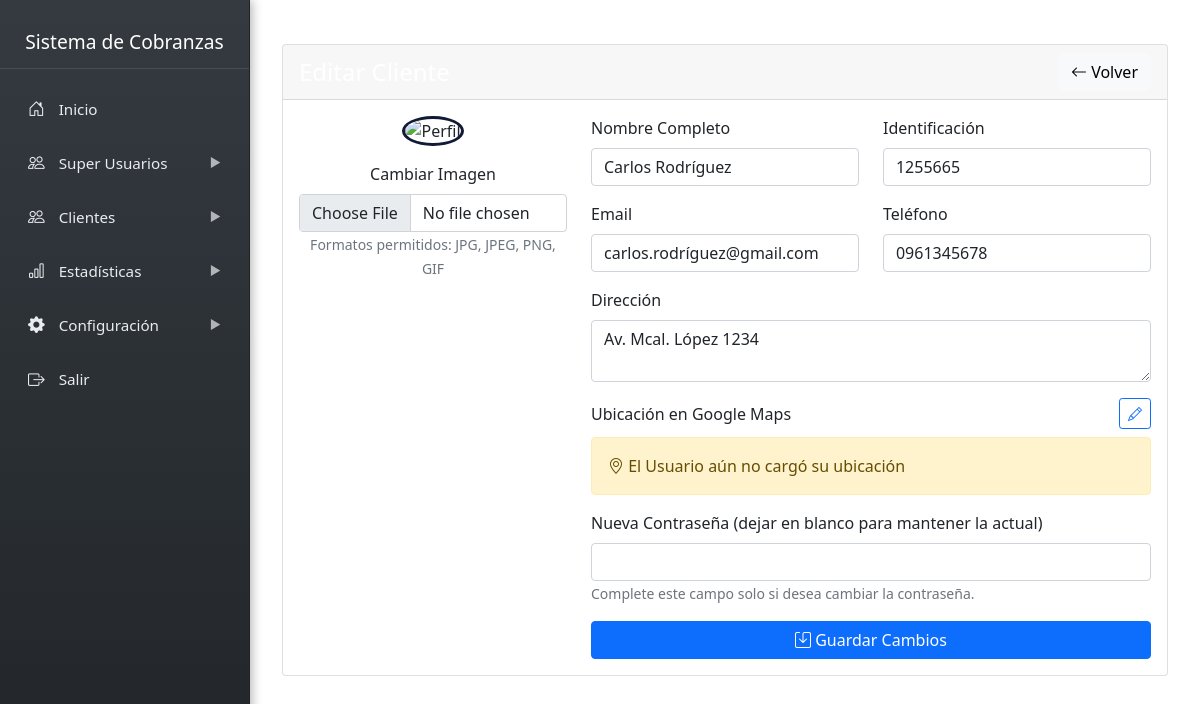
The page /admin/sidebar/clientes/editar_cliente.php?id=13 on the database its author committed.
### tables this page shows
CREATE TABLE `clientes` (
  `id` int NOT NULL,
  `nombre` varchar(200) NOT NULL,
  `identificacion` varchar(20) DEFAULT NULL,
  `direccion` text,
  `ubicacion_link` text,
  `telefono` varchar(20) DEFAULT NULL,
  `email` varchar(100) DEFAULT NULL,
  `created_at` timestamp NULL DEFAULT CURRENT_TIMESTAMP,
  `imagen` varchar(255) NOT NULL DEFAULT 'default.png',
  `password` varchar(255) DEFAULT NULL
);

### admin/sidebar/clientes/editar_cliente.php (the view, shortened to what this page needs)
<?php include '../../../admin/include/sidebar.php'; ?>
<?php
require_once '../cnx.php';
$cliente_id = $_GET['id'];
$query = "SELECT * FROM clientes WHERE id = ?";
$stmt = $conn->prepare($query);
$stmt->bind_param("i", $cliente_id);
$stmt->execute();
$result = $stmt->get_result();
$cliente = $result->fetch_assoc();
?>
<div class="content-wrapper">
    <div class="container mt-4">
        <div class="row">
            <div class="col-md-12 mb-4">
                <div class="card">
                    <div class="card-header bg-custom text-white d-flex justify-content-between align-items-center">
                        <h4 class="mb-0">Editar Cliente</h4>
                        <a href="cliente_datos.php?id=<?php echo $cliente_id; ?>" class="btn btn-light">
                            <i class="bi bi-arrow-left"></i> Volver
                        </a>
                    </div>
                    <div class="card-body">
                        <form action="" method="POST" enctype="multipart/form-data">
                            <div class="row">
                                <div class="col-md-4 text-center mb-4">
                                    <div class="profile-img-container mb-3">
                                        <?php if(!empty($cliente['imagen']) && $cliente['imagen'] != 'default.png'): ?>
                                            <img src="../../../uploads/profiles/<?php echo $cliente['imagen']; ?>"
                                                 alt="Perfil"
                                                 class="img-fluid rounded-circle profile-image"
                                                 style="width: 150px; height: 150px; object-fit: cover; border: 3px solid #121a35;">
                                        <?php else: ?>
                                            <img src="../../../uploads/profiles/default.png"
                                                 alt="Perfil"
                                                 class="img-fluid rounded-circle profile-image"
                                                 style="width: 150px; height: 150px; object-fit: cover; border: 3px solid #121a35;">
                                        <?php endif; ?>
                                    </div>
                                    <div class="mb-3">
                                        <label for="imagen" class="form-label">Cambiar Imagen</label>
                                        <input type="file" class="form-control" id="imagen" name="imagen">
                                        <small class="form-text text-muted">Formatos permitidos: JPG, JPEG, PNG, GIF</small>
                                    </div>
                                </div>
                                <div class="col-md-8">
                                    <div class="row">
                                        <div class="col-md-6 mb-3">
                                            <label for="nombre" class="form-label">Nombre Completo</label>
                                            <input type="text" class="form-control" id="nombre" name="nombre" value="<?php echo htmlspecialchars($cliente['nombre']); ?>" required>
                                        </div>
                                        <div class="col-md-6 mb-3">
                                            <label for="identificacion" class="form-label">Identificación</label>
                                            <input type="text" class="form-control" id="identificacion" name="identificacion" value="<?php echo htmlspecialchars($cliente['identificacion']); ?>" required>
                                        </div>
                                    </div>
                                    <div class="row">
                                        <div class="col-md-6 mb-3">
                                            <label for="email" class="form-label">Email</label>
                                            <input type="email" class="form-control" id="email" name="email" value="<?php echo htmlspecialchars($cliente['email']); ?>">
                                        </div>
                                        <div class="col-md-6 mb-3">
                                            <label for="telefono" class="form-label">Teléfono</label>
                                            <input type="text" class="form-control" id="telefono" name="telefono" value="<?php echo htmlspecialchars($cliente['telefono']); ?>">
                                        </div>
                                    </div>
                                    <div class="mb-3">
                                        <label for="direccion" class="form-label">Dirección</label>
                                        <textarea class="form-control" id="direccion" name="direccion" rows="2"><?php echo htmlspecialchars($cliente['direccion']); ?></textarea>
                                    </div>
                                    <div class="mb-3">
                                        <label for="ubicacion_link" class="form-label d-flex justify-content-between align-items-center">
                                            Ubicación en Google Maps
                                            <button type="button" class="btn btn-sm btn-outline-primary" id="editUbicacion">
                                                <i class="bi bi-pencil"></i>
                                            </button>
                                        </label>
                                        <?php if(empty($cliente['ubicacion_link'])): ?>
                                            <div id="ubicacion_placeholder" class="alert alert-warning mb-2">
                                                <i class="bi bi-geo-alt"></i> El Usuario aún no cargó su ubicación
                                            </div>
                                        <?php endif; ?>
                                    </div>
                                    <div class="mb-3">
                                        <label for="password" class="form-label">Nueva Contraseña (dejar en blanco para mantener la actual)</label>
                                        <input type="password" class="form-control" id="password" name="password">
                                        <small class="form-text text-muted">Complete este campo solo si desea cambiar la contraseña.</small>
                                    </div>
                                    <div class="d-grid gap-2">
                                        <button type="submit" name="actualizar_cliente" class="btn btn-primary">
                                            <i class="bi bi-save"></i> Guardar Cambios
                                        </button>
                                    </div>
                                </div>
                            </div>
                        </form>
                    </div>
                </div>
            </div>
        </div>
    </div>
</div>

### admin/include/sidebar.php (style rules this page uses)
.content-wrapper { margin-left: 250px; padding: 20px; transition: background-color 0.3s ease; }

### rows shown on the page
clientes: nombre "Carlos Rodríguez", identificacion "1255665", email "carlos.rodríguez@gmail.com", telefono "0961345678", direccion "Av. Mcal. López 1234"
